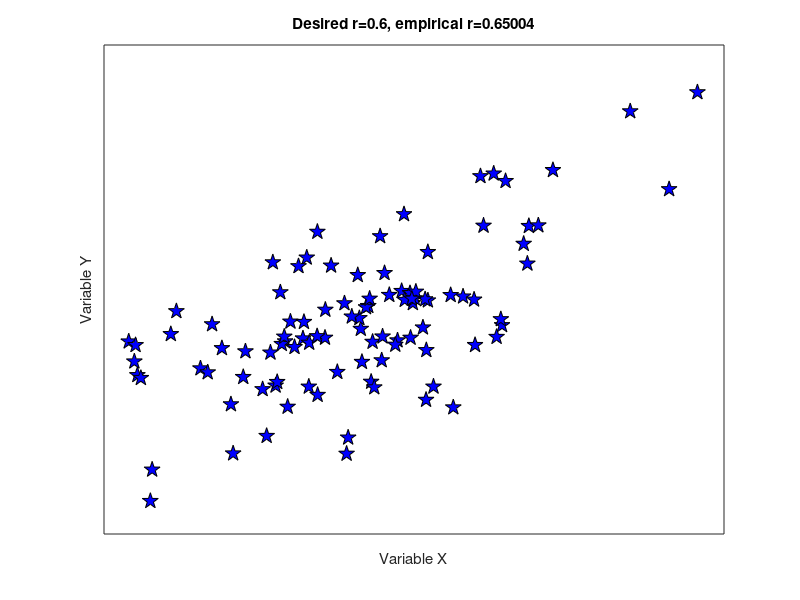
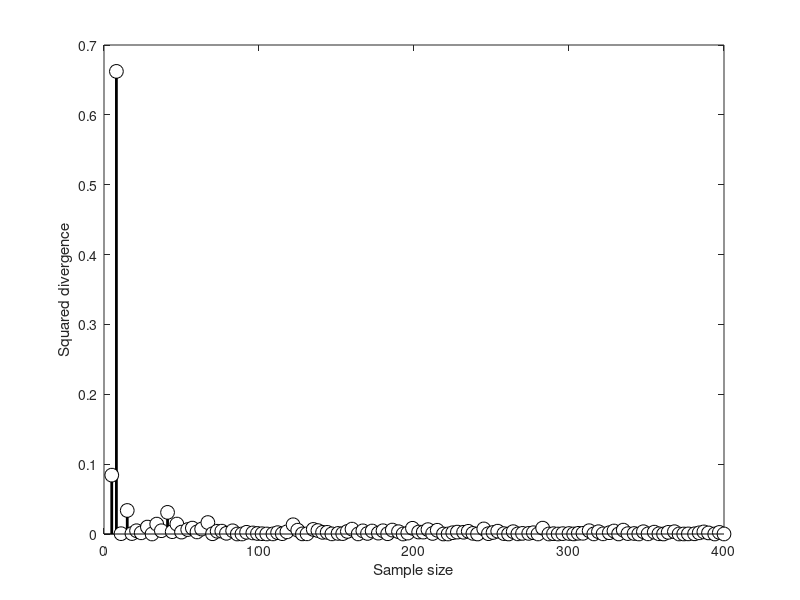

The MATLAB source for these figures, in order:
%%
%   COURSE: Master statistics and machine learning: intuition, math, code										
%      URL: udemy.com/course/statsml_x/?couponCode=202006 
% 
%  SECTION: Correlation
%    VIDEO: Simulate data with specified correlation
% 
%  TEACHER: Mike X Cohen, sincxpress.com
%

%%

% a clear MATLAB workspace is a clear mental workspace
close all; clear; clc

%% simulate data

% data simulation parameters
N = 100; % number of samples
r = .6;  % desired correlation coefficient

% start with random numbers
x = randn(1,N);
y = randn(1,N);

% impose the correlation on y
y = x*r + y*sqrt(1-r^2);

% plot the data
figure(1), clf
plot(x,y,'kp','markerfacecolor','b','markersize',12)
xlabel('Variable X'), ylabel('Variable Y')
set(gca,'xtick',[],'ytick',[])

%% compute the empirical correlation

empR = corr(x',y');

title([ 'Desired r=' num2str(r) ', empirical r=' num2str(empR) ])

%% Test the errors as a function of N

% range of sample sizes
Ns = round( linspace(5,400,123) );

% theoretical correlation coefficient (fixed)
r = .6;

% initialize
corrs = zeros(size(Ns));

% run the experiment!
for ni=1:length(Ns)
    x = randn(Ns(ni),1);
    y = x*r + randn(Ns(ni),1)*sqrt(1-r^2);
    corrs(ni) = (r-corr(x,y))^2;
end

figure(2), clf
stem(Ns,corrs,'ko-','markerfacecolor','w','markersize',10,'linew',2)
xlabel('Sample size')
ylabel('Squared divergence')

%% done.
